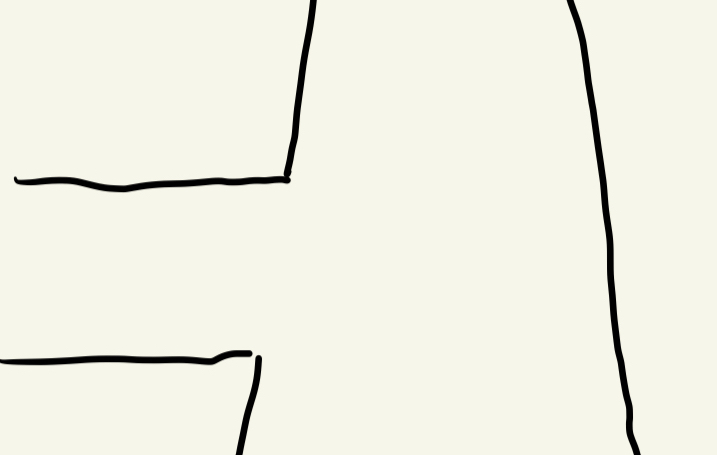
#> input picture visualizing/test1.jpeg, 717 x 455 px, found by its file name
$ python 'detection(test1).py'
#> lines starting #> are read from the running program, lines starting #| are printed output that depends on the picture; after the words box and inside, x2 and y2 are one past the last pixel; in counts of white or black regions, pixels touching at a corner belong together; long printed decimals are rounded
import cv2
import numpy as np

def classify_lines(image):
    # Preprocessing
    resized_image = cv2.resize(image, (640, 480))  # Resize image for faster processing
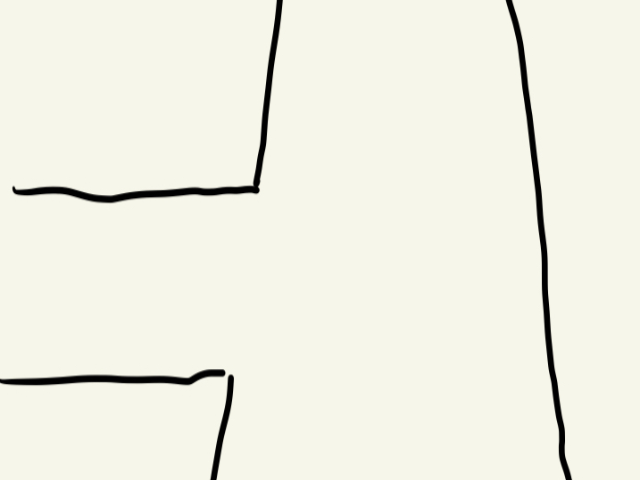
#> resized_image: shape (480, 640, 3); mean B, G, R 228, 239.7, 239.7
#> image is the input picture: shape (455, 717, 3); mean B, G, R 228, 239.7, 239.7
    grayscale_image = cv2.cvtColor(resized_image, cv2.COLOR_BGR2GRAY)  # Convert to grayscale

    # Thresholding
    _, thresholded_image = cv2.threshold(grayscale_image, 127, 255, cv2.THRESH_BINARY)  # Threshold to separate white from black
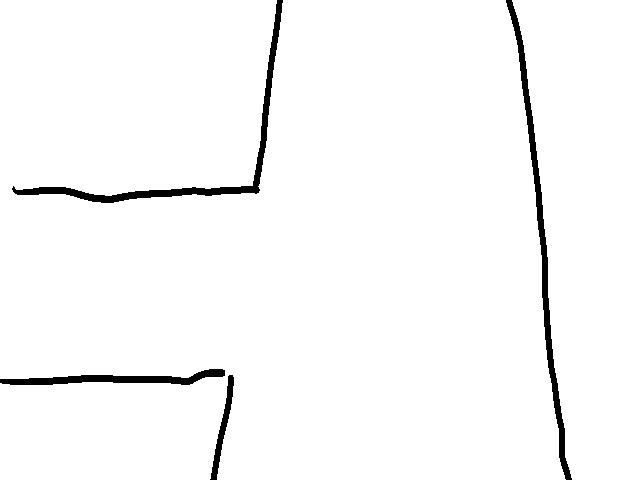
#> thresholded_image: shape (480, 640); 97.4% white; 4 black regions, box (x1, y1, x2, y2) and area: (506, 0, 572, 480) 2923, (12, 0, 283, 203) 2859, (0, 369, 225, 385) 1560, (210, 375, 234, 480) 638

    # Edge detection
    edges = cv2.Canny(thresholded_image, 50, 150)  # Perform Canny edge detection
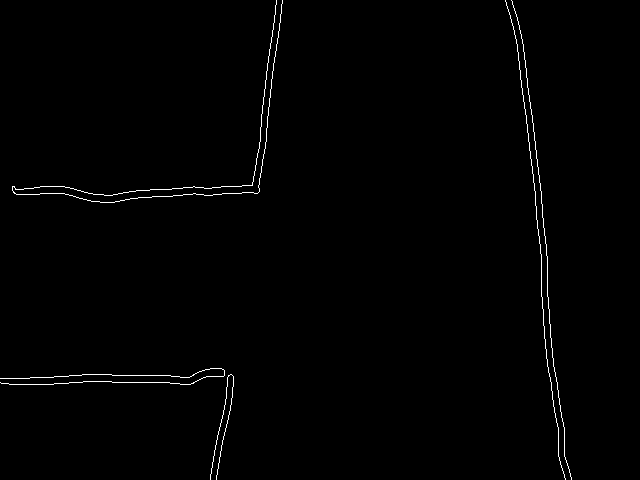
#> edges: shape (480, 640); 0.81% white in thin lines or dots, all inside (x1, y1, x2, y2) = (0, 0, 572, 480)

    # Line detection
    lines = cv2.HoughLines(edges, 1, np.pi / 180, threshold=50)  # Perform Hough line detection
#> lines = 64 rows, first 8: [-507, 3.02], [-526, 3.07], [-520, 3.07], [-517, 3.04], [-513, 3.02], [-511, 3.04], [274, 0.122], [280, 0.122]

    # Reference line
    reference_line_angle = np.pi / 2  # Set the reference line angle (adjust as needed)

    # Line classification
    line_positions = [0, 0, 0]  # Initialize counters for right, left, front
    for line in lines:
        rho, theta = line[0]
        print(theta)
        angle_diff = theta - reference_line_angle
        if angle_diff > np.pi / 4:  # Threshold for line being at the left (adjust as needed)
            line_positions[0] += 1  # Increment left counter
        elif angle_diff < -np.pi / 16:  # Threshold for line being at the right (adjust as needed)
            line_positions[2] += 1  # Increment right counter
        else:
            line_positions[1] += 1  # Increment front counter
#> this loop made 64 passes
#> (rho, theta, angle_diff) on passes 1 to 12: (-507, 3.02, 1.45), (-526, 3.07, 1.5), (-520, 3.07, 1.5), (-517, 3.04, 1.47), (-513, 3.02, 1.45), (-511, 3.04, 1.47), (274, 0.122, -1.45), (280, 0.122, -1.45), (-516, 3.05, 1.48), (377, 1.61, 0.0349), (-522, 3.05, 1.48), (272, 0.105, -1.47)
#| 3.019
#| 3.072
#| 3.072
#| 3.037
#| 3.019
#| 3.037
#| 0.1222
#| 0.1222
#> (further printed lines are left out)
#> after the loop, line_positions = [23, 26, 15]

    #decition making


    return line_positions


print(classify_lines(cv2.imread("./visualizing/test1.jpeg")))

$ run again, with visualizing/test10.jpeg copied over visualizing/test1.jpeg
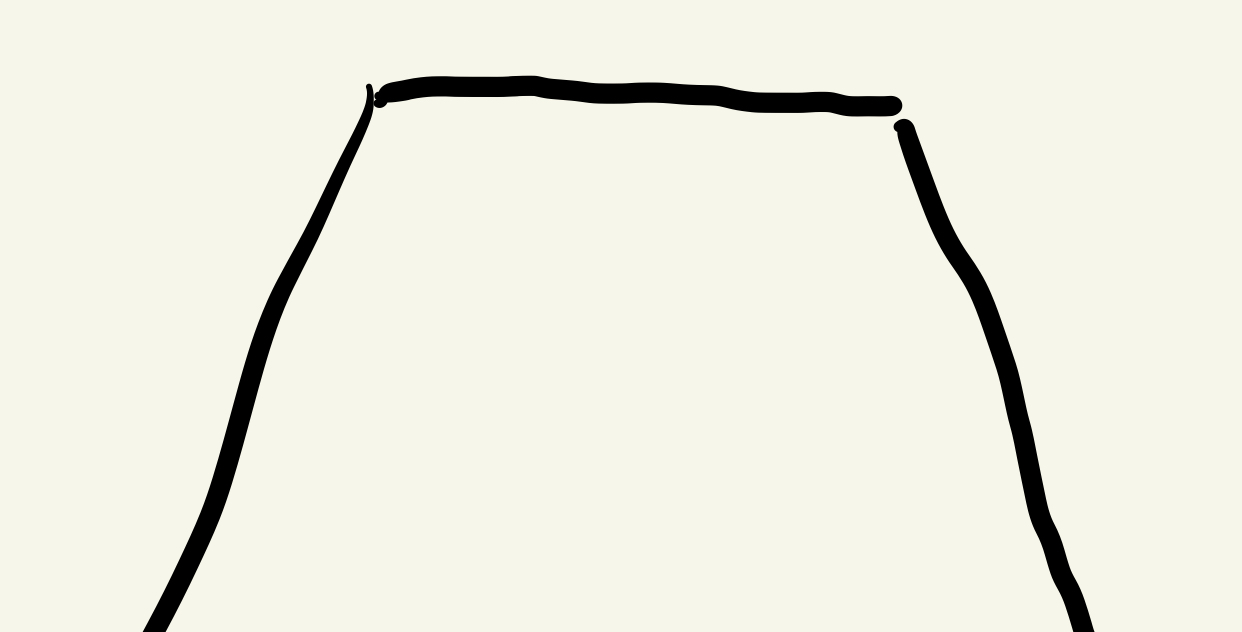
#> input picture visualizing/test10.jpeg, 1242 x 632 px, found by its file name
#> in classify_lines, image is the input picture: shape (632, 1242, 3); mean B, G, R 224.5, 236, 236
#> in classify_lines, `_, thresholded_image = cv2.threshold(grayscale_image, 127, 255, cv2.TH..`:
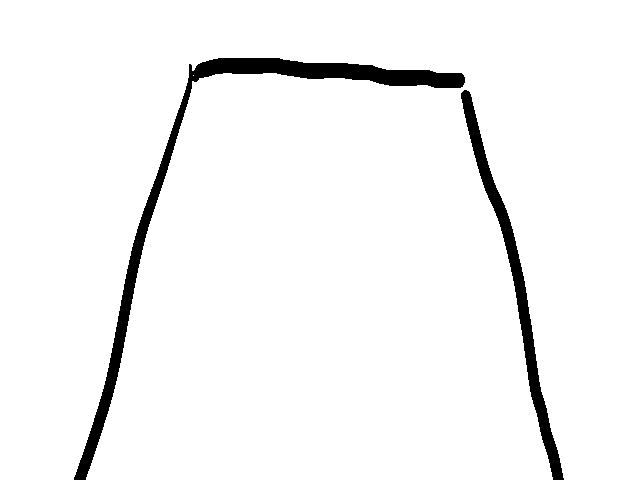
#> thresholded_image: shape (480, 640); 95.9% white; 2 black regions, box (x1, y1, x2, y2) and area: (74, 58, 465, 480) 8268, (461, 90, 564, 480) 4324
#> in classify_lines, `edges = cv2.Canny(thresholded_image, 50, 150)`:
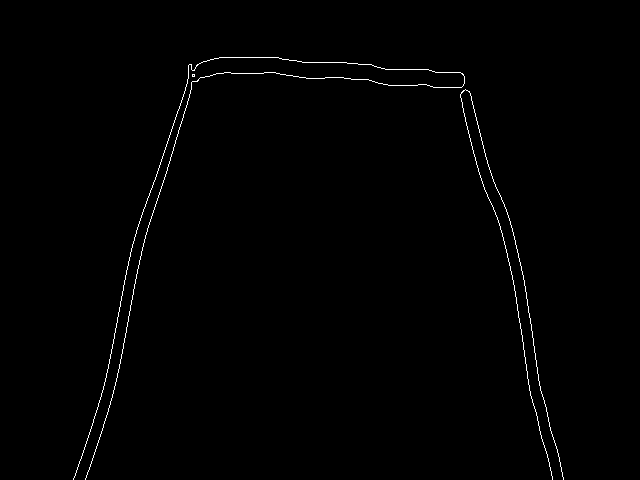
#> edges: shape (480, 640); 0.71% white in thin lines or dots, all inside (x1, y1, x2, y2) = (73, 57, 564, 480)
#> lines = 74 rows, first 8: [204, 0.332], [176, 0.192], [209, 0.297], [-430, 2.9], [186, 0.192], [-480, 3], [205, 0.279], [211, 0.314]
#> the loop in classify_lines, `for line in lines:` made 74 passes
#> (rho, theta, angle_diff) on passes 1 to 8: (204, 0.332, -1.24), (176, 0.192, -1.38), (209, 0.297, -1.27), (-430, 2.9, 1.33), (186, 0.192, -1.38), (-480, 3, 1.43), (205, 0.279, -1.29), (211, 0.314, -1.26)
#> (printed output is left out)
#> after the loop in classify_lines, `for line in lines:`: line_positions = [31, 12, 31]

$ run again, with visualizing/test2.jpeg copied over visualizing/test1.jpeg
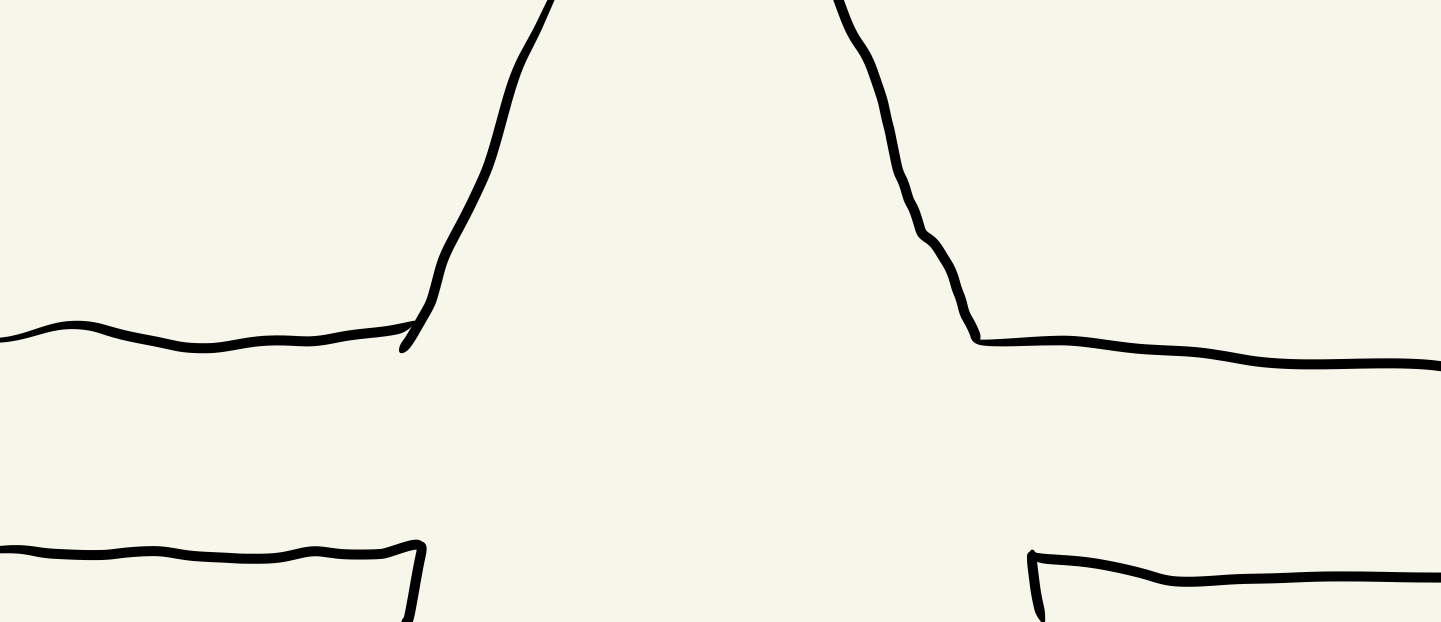
#> input picture visualizing/test2.jpeg, 1441 x 622 px, found by its file name
#> in classify_lines, image is the input picture: shape (622, 1441, 3); mean B, G, R 227.3, 239, 239
#> in classify_lines, `_, thresholded_image = cv2.threshold(grayscale_image, 127, 255, cv2.TH..`:
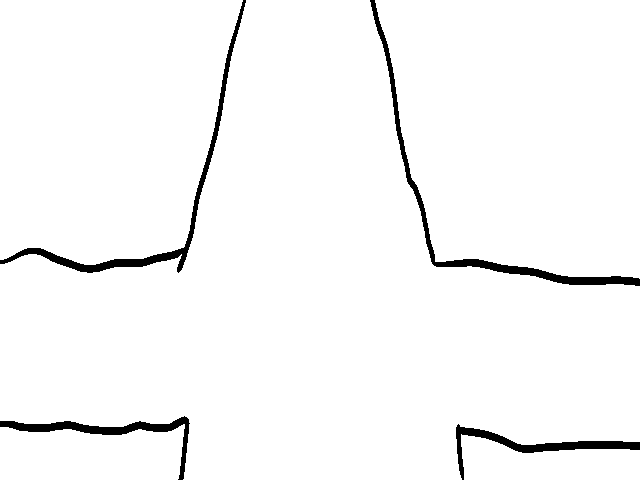
#> thresholded_image: shape (480, 640); 97.1% white; 4 black regions, box (x1, y1, x2, y2) and area: (370, 0, 640, 286) 2832, (0, 0, 246, 273) 2609, (0, 416, 190, 480) 1719, (456, 424, 640, 480) 1646
#> in classify_lines, `edges = cv2.Canny(thresholded_image, 50, 150)`:
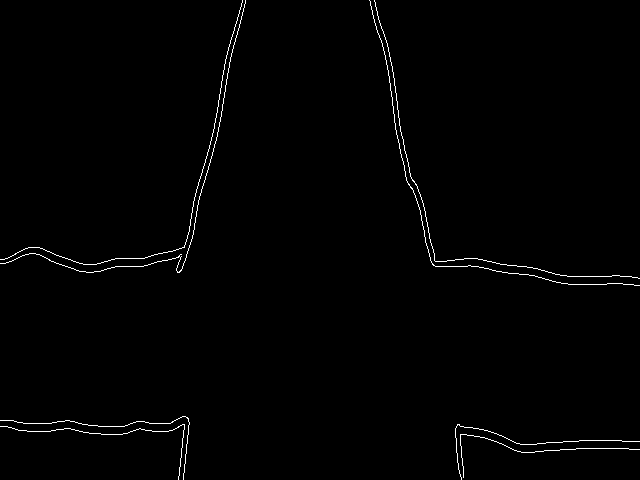
#> edges: shape (480, 640); 0.92% white in thin lines or dots
#> lines = 80 rows, first 8: [238, 0.244], [-361, 2.91], [233, 0.192], [237, 0.175], [430, 1.59], [239, 0.227], [266, 1.57], [236, 0.157]
#> the loop in classify_lines, `for line in lines:` made 80 passes
#> (rho, theta, angle_diff) on passes 1 to 8: (238, 0.244, -1.33), (-361, 2.91, 1.34), (233, 0.192, -1.38), (237, 0.175, -1.4), (430, 1.59, 0.0175), (239, 0.227, -1.34), (266, 1.57, 4.37e-08), (236, 0.157, -1.41)
#> (printed output is left out)
#> after the loop in classify_lines, `for line in lines:`: line_positions = [15, 42, 23]

$ run again, with visualizing/test3.jpeg copied over visualizing/test1.jpeg
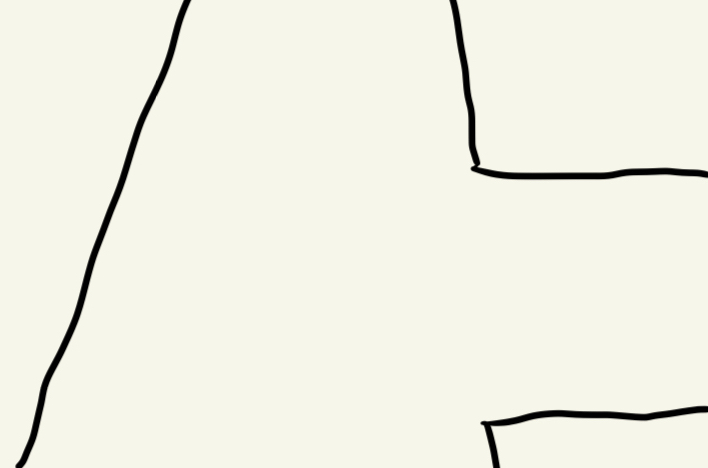
#> input picture visualizing/test3.jpeg, 708 x 468 px, found by its file name
#> in classify_lines, image is the input picture: shape (468, 708, 3); mean B, G, R 228.5, 240.2, 240.2
#> in classify_lines, `_, thresholded_image = cv2.threshold(grayscale_image, 127, 255, cv2.TH..`:
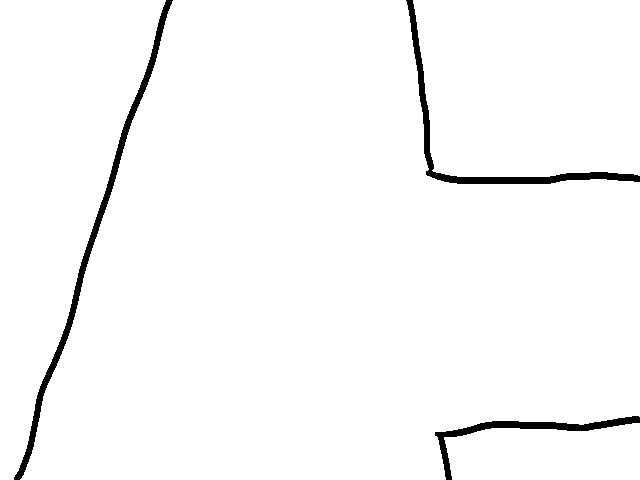
#> thresholded_image: shape (480, 640); 97.6% white; 3 black regions, box (x1, y1, x2, y2) and area: (14, 0, 173, 480) 3120, (406, 0, 640, 184) 2537, (435, 416, 640, 480) 1661
#> in classify_lines, `edges = cv2.Canny(thresholded_image, 50, 150)`:
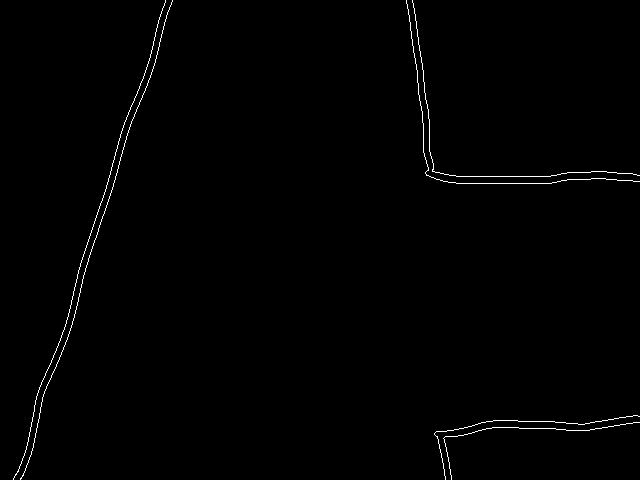
#> edges: shape (480, 640); 0.72% white in thin lines or dots
#> lines = 61 rows, first 8: [164, 0.314], [158, 0.314], [155, 0.297], [161, 0.297], [159, 0.279], [167, 0.332], [176, 1.57], [153, 0.279]
#> the loop in classify_lines, `for line in lines:` made 61 passes
#> (rho, theta, angle_diff) on passes 1 to 8: (164, 0.314, -1.26), (158, 0.314, -1.26), (155, 0.297, -1.27), (161, 0.297, -1.27), (159, 0.279, -1.29), (167, 0.332, -1.24), (176, 1.57, 4.37e-08), (153, 0.279, -1.29)
#> (printed output is left out)
#> after the loop in classify_lines, `for line in lines:`: line_positions = [12, 23, 26]
